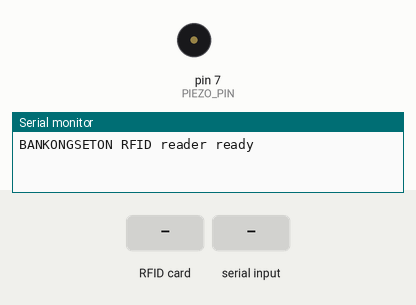
This sketch was run on a simulated Arduino Uno, built with avr-gcc and run on an emulated ATmega328P. Parts: buzzer (waves = sounding), the last lines printed to the serial monitor. The test bench sets the inputs (shaded band).

Above: at 1.4 s.
1.5 s: RFID card 5E 7A 19 C4 held to the reader
At 2.7 s:
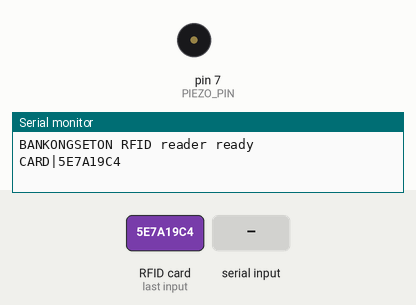
3.0 s: "PING\n" received over Serial
At 3.56 s:
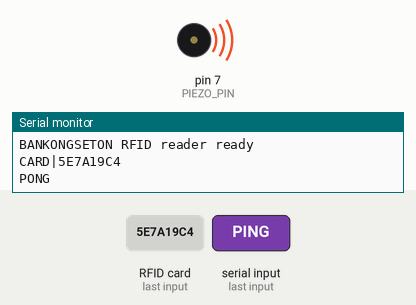
Timing chart, 0 to 6.0 s (numbered marks = the images above; inputs shaded):
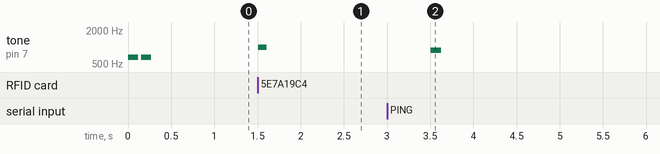

Measured:
- after the input at 1.5 s, tone on pin 7 (PIEZO_PIN): silent → 1000 Hz at once, → silent 0.10 s later
- after the input at 3.0 s, tone on pin 7 (PIEZO_PIN): silent → 880 Hz after 0.51 s, → silent 0.12 s later
- by itself, tone on pin 7 (PIEZO_PIN): alternates 660 Hz for 0.12 s and silent for 0.03 s, 4 changes in all, then stays silent

The sketch:

bankongseton_nfc_r3.ino
```cpp
/*
 * BANKONGSETON — Arduino UNO R3 RFID registration reader (RC522 over SPI)
 * Reads card UID and emits CARD|<UID-HEX> to the panel over USB serial.
 * No LCD (LCD code removed), no WiFi. Piezo for feedback only.
 *
 * Protocol (panel → reader):
 *   PING                 → replies PONG + connect beep
 * Reader → panel:
 *   CARD|<uid-hex>       → on tap
 *   PONG                 → reply to PING
 *   BANKONGSETON RFID reader ready   → at boot
 *
 * WIRING (RC522 SDA = SPI SS):
 *   RC522 SDA  → D10
 *   RC522 RST  → D2
 *   RC522 SCK  → D13
 *   RC522 MOSI → D11
 *   RC522 MISO → D12
 *   RC522 3.3V → 3.3V
 *   RC522 GND  → GND
 *   RC522 IRQ  → (nc)
 *   Piezo +    → D7
 *   Piezo -    → GND
 *
 * LIBRARY: "MFRC522" by GithubCommunity
 */

#include <SPI.h>
#include <MFRC522.h>

#define RC522_SS    10
#define RC522_RST    2
#define PIEZO_PIN    7
#define SCAN_COOLDOWN_MS  2000

MFRC522 rfid(RC522_SS, RC522_RST);
bool rc522Ok = true;

void boot_tone()    { tone(PIEZO_PIN, 660, 120); delay(150); tone(PIEZO_PIN, 660, 120); }
void connect_tone() { tone(PIEZO_PIN, 880, 120); }
void success_beep() { tone(PIEZO_PIN, 880, 90);  delay(110); tone(PIEZO_PIN, 1175, 150); }
void error_beep()   { tone(PIEZO_PIN, 220, 350); }
void read_beep()    { tone(PIEZO_PIN, 1000, 100); }

String uidToHex(byte *buf, byte len) {
  String result = "";
  for (byte i = 0; i < len; i++) {
    if (buf[i] < 0x10) result += "0";
    result += String(buf[i], HEX);
  }
  result.toUpperCase();
  return result;
}

void process_command(String cmd) {
  cmd.trim();
  if (cmd == "PING") {
    Serial.println("PONG");
    connect_tone();
  } else if (cmd.startsWith("<SUCCESS|")) {
    // The R3 has no display, but keep the panel's feedback contract.
    success_beep();
  } else if (cmd.startsWith("<ERROR|")) {
    error_beep();
  } else if (cmd.startsWith("<DISPLAY|")) {
    // Display commands are intentionally ignored in serial-only R3 mode.
  }
}

void read_serial_commands() {
  static String buf = "";
  while (Serial.available() > 0) {
    char c = Serial.read();
    if (c == '\n' || c == '\r') {
      if (buf.length() > 0) { process_command(buf); buf = ""; }
    } else if (buf.length() < 64) {
      buf += c;
    }
  }
}

void setup() {
  Serial.begin(9600);
  while (!Serial && millis() < 3000);

  pinMode(PIEZO_PIN, OUTPUT);
  boot_tone();

  SPI.begin();
  rfid.PCD_Init();
  rfid.PCD_AntennaOn();   // ponytail: clone RC522 often leaves antenna off

  byte ver = rfid.PCD_ReadRegister(MFRC522::VersionReg);
  if (ver == 0x00 || ver == 0xFF) {
    rc522Ok = false;
    Serial.println("ERROR: RC522 not found — check SPI wiring (SDA=D10, RST=D2)");
    error_beep();
  } else {
    Serial.println("BANKONGSETON RFID reader ready");
  }
}

void loop() {
  read_serial_commands();
  if (!rc522Ok) return;

  if (!rfid.PICC_IsNewCardPresent()) return;
  if (!rfid.PICC_ReadCardSerial())   return;

  String uidHex = uidToHex(rfid.uid.uidByte, rfid.uid.size);
  Serial.print("CARD|");
  Serial.println(uidHex);
  read_beep();

  rfid.PICC_HaltA();
  rfid.PCD_StopCrypto1();
  delay(SCAN_COOLDOWN_MS);
}
```
